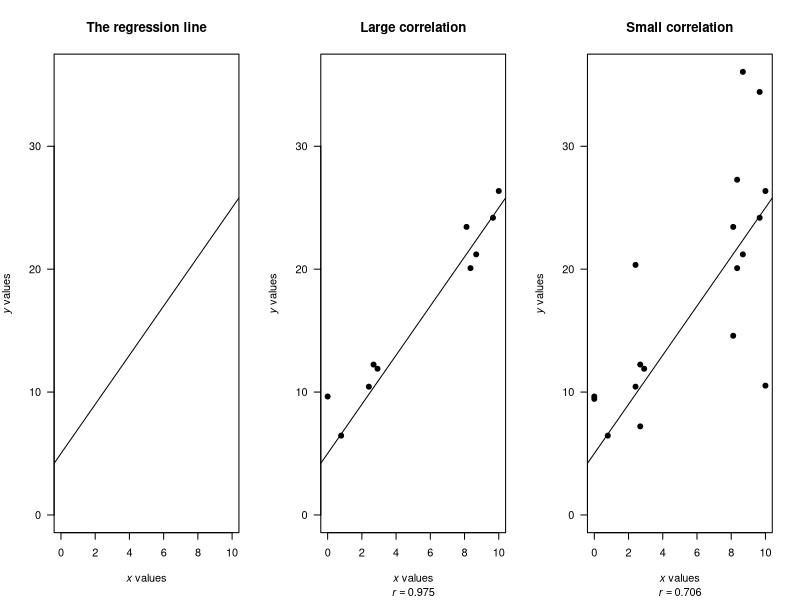

Write R code to recreate this figure.
## ---- chunk 1

## ---- chunk 2
SMNDData <- array( dim = c(3, 3) )
colnames(SMNDData) <- c("Worked with metals", 
                        "Did not work with metals", 
                        "Total")
rownames(SMNDData) <- c("SMND cases", 
                        "Controls", 
                        "Total")

SMNDData[1,] <- c(60, 320, 380)
SMNDData[2,] <- c(33, 344, 377)
SMNDData[3,] <- c(93, 664, 757)

if( knitr::is_latex_output() ) {
   kable(SMNDData,
        format = "latex",
        longtable = FALSE,
        booktabs = TRUE,
       # escape=FALSE, # For latex to work in \rightarrow
       #linesep = c( "\\addlinespace"), # Add a bit of space between all rows. 
       caption = "SMND cases, and whether they had worked with metals.",
        align = c("r", "r", "r", "r"))   %>%
   kable_styling(full_width = FALSE, 
                 font_size = 8) %>%
  row_spec(0, bold=TRUE) #%>% # Columns headings in bold
#   column_spec(column=1, width="3cm") %>% 
#   column_spec(column=2, width="5cm") %>%
#   column_spec(column=3, width="5cm") %>%
#   column_spec(column=4, width="2cm")
}

if( knitr::is_html_output() ) {
  kable(SMNDData,
        format = "html",
        align = c("r", "r", "r"),
        escape = FALSE,
        longtable = FALSE,
        caption = "SMND cases, and whether they had worked with metals.",
        booktabs = TRUE) # %>%
   #row_spec(row=1, bold=TRUE) %>%
#   column_spec(column=1, bold=TRUE)
   
}

## ---- chunk 3

## ---- chunk 4
MatTabData <- array( dim = c(3, 3) )
colnames(MatTabData) <- c("Late", 
                           "Not late", 
                           "Total")
rownames(MatTabData) <- c("Males", 
                           "Females", 
                           "Total") 

MatTabData[1,  ] <- c(352, 2512, 2864)
MatTabData[2, ] <- c(336, 2328, 2664)
MatTabData[3, ] <- c(688, 4840, 5528)

if( knitr::is_latex_output() ) {
   kable(MatTabData,
        format = "latex",
        longtable = FALSE,
        booktabs = TRUE,
        caption = "Maturation data table.",
        align = c("r", "r", "r", "r"))   %>%
   kable_styling(full_width = FALSE, 
                 font_size = 8) %>%
  row_spec(0, bold = TRUE) #%>% # Columns headings in bold
}

if( knitr::is_html_output() ) {

  kable(MatTabData,
        format = "html",
        align = c("r", "r", "r"),
        escape = FALSE,
        longtable = FALSE,
        caption = "Maturation data table.",
        booktabs = TRUE)
}

## ---- chunk 5
MatSumm <- array( dim = c(3, 3) )
colnames(MatSumm) <- c("Prop late",
                       "Odds late",
                       "Sample size")
rownames(MatSumm) <- c("Males",
                       "Females", 
                       " ") 

  MatSumm[1, ] <- c( round( MatTabData[1, 1] / MatTabData[1, 3], 3),
                     round( MatTabData[1, 1] / MatTabData[1, 2], 4),
                     MatTabData[1, 3] )
  MatSumm[2, ] <- c( round( MatTabData[2, 1] / MatTabData[2, 3], 3),
                     round(MatTabData[2, 1] / MatTabData[2, 2], 4),
                     MatTabData[2, 3] )
  MatSumm[3, ] <- c( paste("Diff:", 
                           round(MatSumm[1, 1] - MatSumm[2, 1], 3)), 
                     paste("OR:", 
                           round(MatSumm[1, 2] / MatSumm[2, 2], 3)),
                     " " )


if( knitr::is_latex_output() ) {
   kable(MatSumm,
        format = "latex",
        longtable = FALSE,
        booktabs = TRUE,
        caption = "Numerical summary table for maturation data.",
        align = c("r", "r", "r", "r"))   %>%
   kable_styling(full_width = FALSE, 
                 font_size = 8) %>%
    row_spec(2, 
             hline_after = TRUE) %>%
  row_spec(0, 
           bold = TRUE) # Columns headings in bold
}

if( knitr::is_html_output() ) {

  kable(MatSumm,
        format = "html",
        align = c("r", "r", "r"),
        escape = FALSE,
        longtable = FALSE,
        caption = "Numerical summary table for maturation data.",
        booktabs = TRUE)
}

## ---- chunk 6
ArtLimb <- array( dim = c(3, 3) )
colnames(ArtLimb) <- c("Alive",
                       "Dead", 
                       "Total")
rownames(ArtLimb) <- c("Used art. limb", 
                       "Did not use art. limb", 
                       "Total")

  ArtLimb[1, 3] <- 65
  ArtLimb[2, 3] <- 40
  ArtLimb[3, 1] <- 70
  ArtLimb[3, 2] <- 35

  ArtLimb[1, 1] <- 49
  ArtLimb[2, 1] <- 21
  ArtLimb[1, 2] <- 16
  ArtLimb[2, 2] <- 19
  
ArtLimb[3,3] <- 105
   
if( knitr::is_latex_output() ) {
   kable(ArtLimb,
        format = "latex",
        longtable = FALSE,
        booktabs = TRUE,
       # escape=FALSE, # For latex to work in \rightarrow
       #linesep = c( "\\addlinespace"), # Add a bit of space between all rows. 
        caption = "Five-year mortality for artifical limb users.",
        align = c("r", "r", "r", "r"))   %>%
   kable_styling(full_width = FALSE, 
                 font_size = 8) %>%
    row_spec(2, 
             hline_after = TRUE) %>%
  row_spec(0, bold = TRUE) #%>% # Columns headings in bold
}

if( knitr::is_html_output() ) {

  
  kable(ArtLimb,
        format = "html",
        align = c("r", "r", "r"),
        escape = FALSE,
        longtable = FALSE,
        caption = "Five-year mortality for artifical limb users.",
        booktabs = TRUE) # %>%
   #row_spec(row=1, bold=TRUE) %>%
#   column_spec(column=1, bold=TRUE)
   
}

## ---- chunk 7
ArtLimbSumm <- array( dim = c(3, 3) )
colnames(ArtLimbSumm) <- c("Proportion alive after 5 years", 
                           "Odds alive after 5 years", 
                           "Sample size")
rownames(ArtLimbSumm) <- c("Use artificial limb", 
                           "Did not use artifical limb", 
                           " ") 

  ArtLimbSumm[3, 1] <- ""
  ArtLimbSumm[3, 3] <- ""
  
  ArtLimbSumm[1, 3] <- 65
  ArtLimbSumm[2, 3] <- 40
  
  ArtLimbSumm[1, 1] <- round(49 / 65, 3)
  ArtLimbSumm[2, 1] <- round(21 / 40, 3)

  ArtLimbSumm[1, 2] <- round(49 / 16, 2)
  ArtLimbSumm[2, 2] <- round(21 / 19, 2)

  ArtLimbSumm[3, 1] <-  paste("Diff in percentages:", 22.9)
  ArtLimbSumm[3, 2] <-  paste("OR:",2.771)

  
  ArtLimbSumm[3, 3] <- 626
   
if( knitr::is_latex_output() ) {
   kable(ArtLimbSumm,
        format = "latex",
        longtable = FALSE,
        booktabs = TRUE,
       # escape=FALSE, # For latex to work in \rightarrow
       #linesep = c( "\\addlinespace"), # Add a bit of space between all rows. 
        caption = "Five-year mortality and use of an artificial limb: Numerical summary.",
        align = c("r", "r", "r", "r"))   %>%
   kable_styling(full_width = FALSE, 
                 font_size = 8) %>%
    row_spec(2, 
             hline_after = TRUE) %>%
  row_spec(0, bold = TRUE) #%>% # Columns headings in bold
#   column_spec(column=1, width="3cm") %>% 
#   column_spec(column=2, width="5cm") %>%
#   column_spec(column=3, width="5cm") %>%
#   column_spec(column=4, width="2cm")
}

if( knitr::is_html_output() ) {

  kable(ArtLimbSumm,
        format = "html",
        align = c("r", "r", "r"),
        escape = FALSE,
        longtable = FALSE,
        caption = "Five-year mortality and use of an artificial limb: Numerical summary.",
        booktabs = TRUE) # %>%
   #row_spec(row=1, bold=TRUE) %>%
#   column_spec(column=1, bold=TRUE)
   
}

## ---- chunk 8

## ---- chunk 9

## ---- chunk 10
set.seed(5238)
x <- c(0, 
       runif(n = 8, 
           min = 0,
           max = 10),
       10)
y1 <- 5 + 2 * x



set.seed(715238)
y2 <- 5 + 2 * x + rnorm(10, 
                        mean = 0,
                        sd = 3)

set.seed(4710523)
y3 <- 5 + 2 * x + rnorm(10, 
                        mean = 0,
                        sd = 10)


ylim <- c(0, max(y3) )

#
par(mfrow = c(1, 3))
plot( y1 ~ x,
      las = 1,
      type = "n",
      xlim = c(0, 10),
      ylim = ylim,
      xlab = expression(italic(x)~values),
      ylab = expression(italic(y)~values),
      main = "The regression line")
abline(a = 5,
       b = 2)
#
cor1 <- round( cor( x,
                    y2), 3)

plot( y2 ~ x,
      las = 1,
      xlim = c(0, 10),
      ylim = ylim,
      pch = 19,
      xlab = expression(italic(x)~values),
      ylab = expression(italic(y)~values),
      sub = bquote( italic(r) == .(cor1)),
      main = "Large correlation")
abline(a = 5,
       b = 2)
#

cor2 <- round( cor( c(x, x),
                    c(y2, y3) ), 3)
plot( c(y2, y3) ~ c(x, x),
      las = 1,
      xlim = c(0, 10),
      ylim = ylim,
      pch = 19,
      xlab = expression(italic(x)~values),
      ylab = expression(italic(y)~values),
      sub = bquote( italic(r) == .(cor2)),
      main = "Small correlation")
abline(a = 5,
       b = 2)
